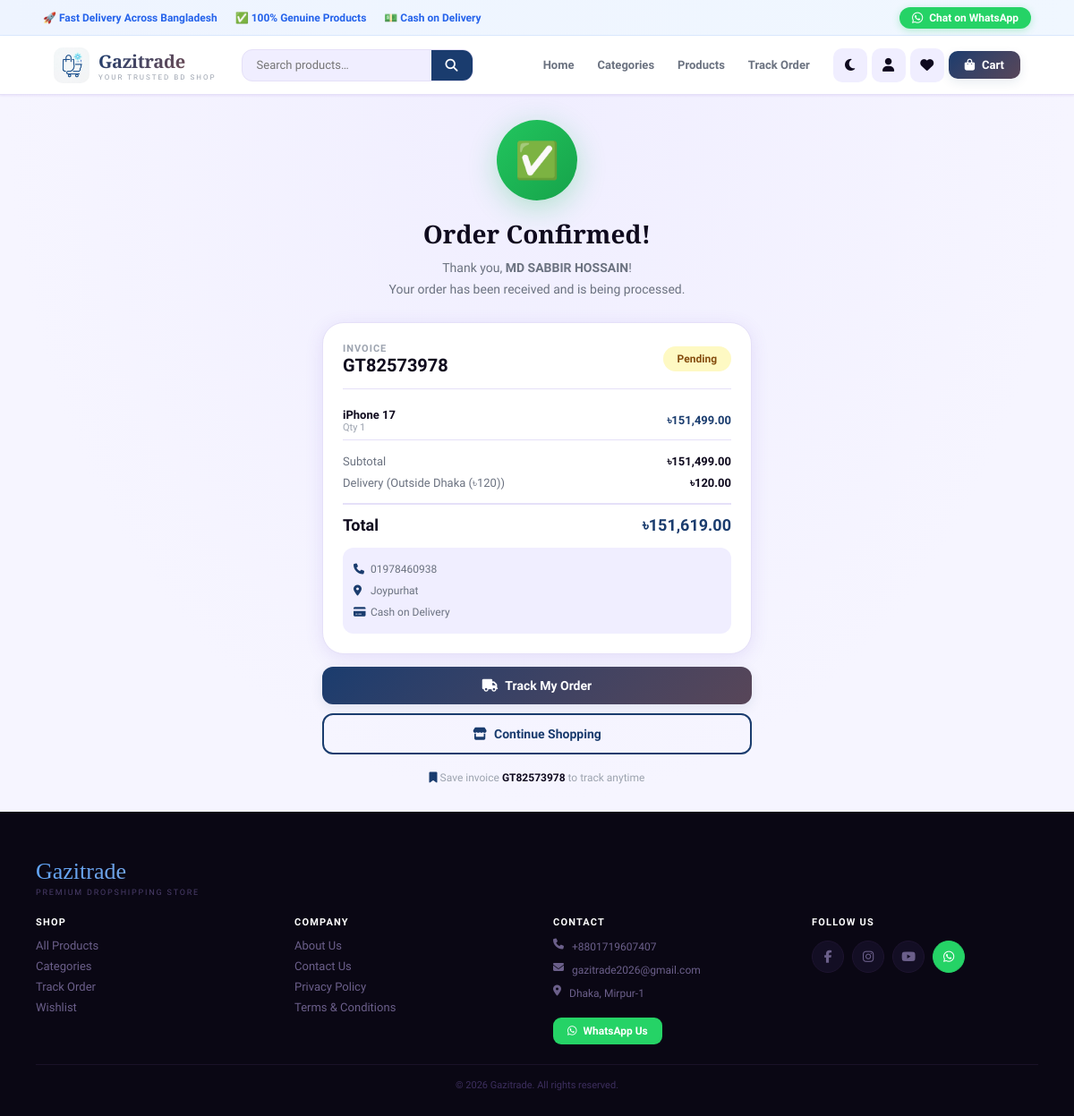
The app's page /orders/success/GT82573978/ with its own data.
### store/models.py (models this page shows, shortened)
class SiteSettings(models.Model):
    site_name      = models.CharField(max_length=100, default='Gazitrade')
    site_logo      = models.ImageField(upload_to='site/', blank=True, null=True)
    site_logo_text = models.CharField(max_length=5, default='HS')
    tagline        = models.CharField(max_length=200, default='Your Trusted BD Shop')
    whatsapp       = models.CharField(max_length=20, blank=True)
    phone          = models.CharField(max_length=20, blank=True)
    email          = models.EmailField(blank=True)
    address        = models.TextField(blank=True)
    facebook       = models.URLField(blank=True)
    instagram      = models.URLField(blank=True)
    youtube        = models.URLField(blank=True)
    owner_name     = models.CharField(max_length=100, blank=True, default='Gazi Eman Mahmud')
    about_text     = models.TextField(blank=True, default='Welcome to Gazitrade — your trusted online dropshipping store. We offer genuine products across fashion, electronics, home & lifestyle, and more, delivered fast anywhere in Bangladesh. No advance payment. Cash on delivery always.')
    primary_color  = models.CharField(max_length=20, default='#1a3c6e')
    accent_color   = models.CharField(max_length=20, default='#e85d26')
    class Meta:
        verbose_name = verbose_name_plural = 'Site Settings'

### orders/models.py (models this page shows, shortened)
class Order(models.Model):
    STATUS = [
        ('pending','Pending'),
        ('confirmed','Confirmed'),
        ('transferred','Transferred to Droploo'),
        ('shipped','Shipped'),
        ('delivered','Delivered'),
        ('cancelled','Cancelled'),
    ]
    PAYMENT = [
        ('cod','Cash on Delivery'),
        ('bkash','bKash'),
        ('nagad','Nagad'),
        ('rocket','Rocket'),
    ]
    DELIVERY = [
        ('inside','Inside Dhaka (৳60)'),
        ('outside','Outside Dhaka (৳120)'),
    ]
    customer          = models.ForeignKey('accounts.Customer', on_delete=models.SET_NULL,
                                          null=True, blank=True, related_name='orders')
    invoice_number    = models.CharField(max_length=30, unique=True)
    droploo_order_id  = models.CharField(max_length=50, blank=True)
    customer_name     = models.CharField(max_length=100)
    customer_phone    = models.CharField(max_length=15)
    customer_email    = models.EmailField(blank=True)
    customer_address  = models.TextField()
    area              = models.CharField(max_length=100, blank=True)
    subtotal          = models.DecimalField(max_digits=10, decimal_places=2, default=0)
    delivery_cost     = models.DecimalField(max_digits=10, decimal_places=2, default=120)
    discount          = models.DecimalField(max_digits=10, decimal_places=2, default=0)
    advance           = models.DecimalField(max_digits=10, decimal_places=2, default=0)
    total             = models.DecimalField(max_digits=10, decimal_places=2, default=0)
    delivery_type     = models.CharField(max_length=10, choices=DELIVERY, default='outside')
    payment_type      = models.CharField(max_length=10, choices=PAYMENT,  default='cod')
    payment_gateway   = models.CharField(max_length=20, blank=True)
    transaction_id    = models.CharField(max_length=50, blank=True)
    special_notes     = models.TextField(blank=True)
    status            = models.CharField(max_length=15, choices=STATUS, default='pending')
    created_at        = models.DateTimeField(auto_now_add=True)
    updated_at        = models.DateTimeField(auto_now=True)
    class Meta:
        ordering = ['-created_at']

class OrderItem(models.Model):
    order             = models.ForeignKey(Order, on_delete=models.CASCADE, related_name='items')
    product           = models.ForeignKey('store.Product', on_delete=models.SET_NULL, null=True)
    droploo_product_id = models.CharField(max_length=20)
    product_name      = models.CharField(max_length=300)
    price             = models.DecimalField(max_digits=10, decimal_places=2)
    qty               = models.PositiveIntegerField(default=1)
    color             = models.CharField(max_length=50, blank=True)
    size              = models.CharField(max_length=50, blank=True)
    @property
    def line_total(self):
        return self.price * self.qty

### orders/views.py (the view)
# urls.py: path('success/<str:invoice>/',       views.order_success,  name='order_success'),
def order_success(request, invoice):
    order = get_object_or_404(Order, invoice_number=invoice)
    return render(request, 'orders/order_success.html', {'order': order})

### store/context_processors.py (called while the page is built)
def cart_count(request):
    cart  = request.session.get('cart', {})
    count = sum(item['qty'] for item in cart.values())
    return {'cart_count': count}

def site_settings(request):
    obj = SiteSettings.objects.first()
    return {'site_settings': obj}

def wishlist_ids(request):
    if request.user.is_authenticated:
        from .models import Wishlist
        ids = set(
            Wishlist.objects.filter(customer=request.user)
            .values_list('product_id', flat=True)
        )
    else:
        ids = set()
    return {'wishlist_ids': ids}

### store/templatetags/store_tags.py (called while the page is built)
@register.filter
def currency(value):
    try:
        return f"৳{Decimal(str(value)):,.2f}"
    except Exception:
        return value

### orders/templates/orders/order_success.html (shortened to what this page needs)
{% extends 'base.html' %}
{% load store_tags %}
{% block content %}
<div style="min-height:calc(100vh - var(--nav) - var(--bot));
            display:flex;align-items:center;justify-content:center;
            padding:28px 16px;
            background:radial-gradient(ellipse at top,var(--sur2) 0%,var(--bg) 70%)">
  <div style="width:100%;max-width:480px">
    <div style="text-align:center;margin-bottom:24px">
      <div style="width:90px;height:90px;border-radius:50%;
                  background:linear-gradient(135deg,#22c55e,#16a34a);
                  display:flex;align-items:center;justify-content:center;
                  margin:0 auto 18px;box-shadow:0 8px 32px rgba(34,197,94,.3);
                  font-size:40px">✅</div>
      <h1 style="font-family:var(--fd);font-size:28px;font-weight:800;
                 color:var(--tx);margin-bottom:8px">Order Confirmed!</h1>
      <p style="font-size:14px;color:var(--tx2);line-height:1.7">
        Thank you, <strong>{{ order.customer_name }}</strong>!<br>
        Your order has been received and is being processed.
      </p>
    </div>
    <div style="background:var(--sur);border:1px solid var(--bdr);border-radius:24px;
                padding:22px;margin-bottom:14px;box-shadow:var(--s2)">
      <div style="display:flex;justify-content:space-between;align-items:center;
                  padding-bottom:14px;margin-bottom:14px;border-bottom:1px solid var(--bdr)">
        <div>
          <div style="font-size:11px;color:var(--tx3);font-weight:600;text-transform:uppercase;letter-spacing:1px">Invoice</div>
          <div style="font-size:20px;font-weight:900;color:var(--tx)">{{ order.invoice_number }}</div>
        </div>
        <span style="padding:7px 16px;border-radius:20px;font-size:12px;font-weight:800;
                     background:#fef9c3;color:#854d0e">{{ order.get_status_display }}</span>
      </div>
      {% for item in order.items.all %}
      <div style="display:flex;justify-content:space-between;align-items:center;
                  font-size:13px;padding:7px 0;border-bottom:1px solid var(--bdr)">
        <div style="flex:1;overflow:hidden;margin-right:10px">
          <div style="font-weight:700;white-space:nowrap;overflow:hidden;text-overflow:ellipsis;color:var(--tx)">
            {{ item.product_name|truncatechars:32 }}
          </div>
          <div style="font-size:11px;color:var(--tx3)">
            {% if item.size %}{{ item.size }}{% if item.color %} / {{ item.color }}{% endif %} — {% endif %}Qty {{ item.qty }}
          </div>
        </div>
        <span style="font-weight:800;color:var(--p);flex-shrink:0">{{ item.line_total|currency }}</span>
      </div>
      {% endfor %}
      <div style="margin-top:12px;font-size:13px">
        <div style="display:flex;justify-content:space-between;padding:4px 0;color:var(--tx2)">
          <span>Subtotal</span><span style="font-weight:700;color:var(--tx)">{{ order.subtotal|currency }}</span>
        </div>
        <div style="display:flex;justify-content:space-between;padding:4px 0;color:var(--tx2)">
          <span>Delivery ({{ order.get_delivery_type_display }})</span>
          <span style="font-weight:700;color:var(--tx)">{{ order.delivery_cost|currency }}</span>
        </div>
        <div style="display:flex;justify-content:space-between;font-size:18px;font-weight:900;
                    border-top:2px solid var(--bdr);margin-top:10px;padding-top:12px">
          <span style="color:var(--tx)">Total</span>
          <span style="color:var(--p)">{{ order.total|currency }}</span>
        </div>
      </div>
      <div style="margin-top:14px;padding:12px;background:var(--sur2);
                  border-radius:12px;font-size:12px;color:var(--tx2);line-height:2">
        <div><i class="fas fa-phone" style="color:var(--p);width:16px"></i> {{ order.customer_phone }}</div>
        <div><i class="fas fa-location-dot" style="color:var(--p);width:16px"></i> {{ order.customer_address }}</div>
        <div><i class="fas fa-credit-card" style="color:var(--p);width:16px"></i> {{ order.get_payment_type_display }}</div>
      </div>
    </div>
    <a href="{% url 'track_order' %}" class="btn btn-primary" style="display:flex;margin-bottom:10px">
      <i class="fas fa-truck"></i> Track My Order
    </a>
    <a href="{% url 'home' %}" class="btn btn-outline" style="display:flex">
      <i class="fas fa-store"></i> Continue Shopping
    </a>
    <p style="text-align:center;font-size:12px;color:var(--tx3);margin-top:16px;line-height:1.7">
      <i class="fas fa-bookmark" style="color:var(--p)"></i>
      Save invoice <strong style="color:var(--tx)">{{ order.invoice_number }}</strong> to track anytime
    </p>
  </div>
</div>
{% endblock %}

### templates/base.html (shortened to what this page needs)
<!DOCTYPE html>
<html lang="en" data-theme="light">
<head>
{% load static %}
<link rel="stylesheet" href="https://cdnjs.cloudflare.com/ajax/libs/font-awesome/6.5.0/css/all.min.css">
</head>
<body>
{% with wa=site_settings.whatsapp|default:'' ph=site_settings.phone|default:'' sn=site_settings.site_name|default:'Gazitrade' %}
<div class="topbar">
  <div class="tp-l">
    <span>🚀 Fast Delivery Across Bangladesh</span>
    <span>✅ 100% Genuine Products</span>
    <span>💵 Cash on Delivery</span>
  </div>
  <a href="https://wa.me/{{ wa }}" target="_blank" rel="noopener" class="wa-tb">
    <i class="fab fa-whatsapp"></i> Chat on WhatsApp
  </a>
</div>
<header class="hdr">
  <a href="{% url 'home' %}" class="logo">
    {% if site_settings and site_settings.site_logo %}
      <img src="{{ site_settings.site_logo.url }}" alt="logo" style="width:40px;height:40px;border-radius:10px;flex-shrink:0;object-fit:cover">
    {% else %}
      <img src="{% static 'logo.png' %}" alt="Gazitrade" style="width:40px;height:40px;border-radius:10px;flex-shrink:0;object-fit:cover">
    {% endif %}
    <div>
      <div class="logo-n" style="font-family:var(--fd);font-size:20px;font-weight:800;letter-spacing:-.3px;background:linear-gradient(135deg,var(--p),color-mix(in srgb,var(--p) 50%,var(--a)));-webkit-background-clip:text;-webkit-text-fill-color:transparent;background-clip:text">{{ sn }}</div>
      <div class="logo-t" style="font-size:8px;letter-spacing:2px;color:var(--tx3);text-transform:uppercase">{% if site_settings %}{{ site_settings.tagline }}{% else %}Premium Dropshipping Store{% endif %}</div>
    </div>
  </a>
  <div class="hdr-srch">
    <form action="{% url 'search' %}" method="get">
      <input type="text" name="q" placeholder="Search products…" value="{{ request.GET.q|default:'' }}">
      <button type="submit"><i class="fas fa-search"></i></button>
    </form>
  </div>
  <nav class="hdr-nav">
    <a href="{% url 'home' %}"       {% block dnav_home %}{% endblock %}>Home</a>
    <a href="{% url 'categories' %}" {% block dnav_cat  %}{% endblock %}>Categories</a>
    <a href="{% url 'product_list' %}">Products</a>
    <a href="{% url 'track_order' %}">Track Order</a>
  </nav>
  <div class="hdr-acts">
    <button class="ic-btn" id="themeBtn" onclick="toggleTheme()" aria-label="Toggle theme"></button>
    <a href="{% if user.is_authenticated %}{% url 'profile' %}{% else %}{% url 'login' %}{% endif %}" class="ic-btn" aria-label="Account"><i class="fas fa-user"></i></a>
    <a href="{% url 'wishlist' %}" class="ic-btn" aria-label="Wishlist"><i class="fas fa-heart"></i></a>
    <a href="{% url 'cart' %}" class="hdr-cart" aria-label="Cart">
      <i class="fas fa-bag-shopping"></i> Cart
    </a>
  </div>
</header>
{% endwith %}
<main class="pw">{% block content %}{% endblock %}</main>
{% block footer %}
<footer class="footer">
  <div class="fw">
    <div class="fl-logo">{% if site_settings %}{{ site_settings.site_name }}{% else %}Gazitrade{% endif %}</div>
    <div class="fl-tag">Premium Dropshipping Store</div>
    <div class="fg-grid">
      <div class="fs"><h4>Shop</h4>
        <a href="{% url 'product_list' %}" class="fl-lnk">All Products</a>
        <a href="{% url 'categories' %}"   class="fl-lnk">Categories</a>
        <a href="{% url 'track_order' %}"  class="fl-lnk">Track Order</a>
        <a href="{% url 'wishlist' %}"     class="fl-lnk">Wishlist</a>
      </div>
      <div class="fs"><h4>Company</h4>
        <a href="{% url 'about' %}" class="fl-lnk">About Us</a>
        <a href="{% url 'contact' %}" class="fl-lnk">Contact Us</a>
        <a href="#" class="fl-lnk">Privacy Policy</a>
        <a href="#" class="fl-lnk">Terms & Conditions</a>
      </div>
      <div class="fs"><h4>Contact</h4>
        {% if site_settings and site_settings.phone %}<div class="fl-ct"><i class="fas fa-phone"></i>{{ site_settings.phone }}</div>{% endif %}
        {% if site_settings and site_settings.email %}<div class="fl-ct"><i class="fas fa-envelope"></i>{{ site_settings.email }}</div>{% endif %}
        {% if site_settings and site_settings.address %}<div class="fl-ct"><i class="fas fa-location-dot"></i>{{ site_settings.address }}</div>{% endif %}
        {% if site_settings and site_settings.whatsapp %}
        <a href="https://wa.me/{{ site_settings.whatsapp }}" target="_blank" rel="noopener"
           style="display:inline-flex;align-items:center;gap:7px;background:#25d366;color:#fff;
                  padding:8px 16px;border-radius:9px;font-size:12px;font-weight:700;margin-top:10px">
          <i class="fab fa-whatsapp"></i> WhatsApp Us
        </a>
        {% endif %}
      </div>
      <div class="fs"><h4>Follow Us</h4>
        <div class="fl-soc">
          <a href="{% if site_settings and site_settings.facebook %}{{ site_settings.facebook }}{% else %}#{% endif %}" class="soc-btn"><i class="fab fa-facebook-f"></i></a>
          <a href="{% if site_settings and site_settings.instagram %}{{ site_settings.instagram }}{% else %}#{% endif %}" class="soc-btn"><i class="fab fa-instagram"></i></a>
          <a href="{% if site_settings and site_settings.youtube %}{{ site_settings.youtube }}{% else %}#{% endif %}" class="soc-btn"><i class="fab fa-youtube"></i></a>
          {% if site_settings and site_settings.whatsapp %}<a href="https://wa.me/{{ site_settings.whatsapp }}" class="soc-btn" style="background:#25d366;border-color:#25d366;color:#fff" target="_blank"><i class="fab fa-whatsapp"></i></a>{% endif %}
        </div>
      </div>
    </div>
    <hr class="fl-div">
    <div class="fl-btm">© 2026 {% if site_settings %}{{ site_settings.site_name }}{% else %}Gazitrade{% endif %}. All rights reserved.</div>
  </div>
</footer>
{% endblock %}
</body>
</html>

### records on screen
SiteSettings: site_name "Gazitrade", tagline "YOUR TRUSTED BD SHOP", phone "+8801719607407", email "gazitrade2026@gmail.com", address "Dhaka, Mirpur-1"
Order: customer_name "MD SABBIR HOSSAIN", invoice_number "GT82573978", status "Pending", subtotal "৳151,499.00", delivery_type "Outside Dhaka (৳120)", delivery_cost "৳120.00", total "৳151,619.00", customer_phone "01978460938", customer_address "Joypurhat", payment_type "Cash on Delivery"
OrderItem: product_name "iPhone 17", qty "1", line_total "৳151,499.00"
